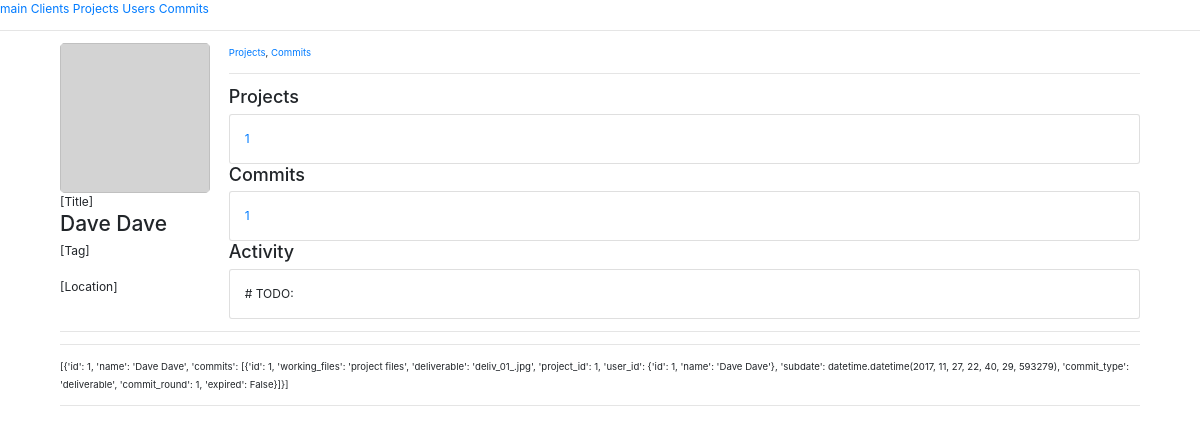
The page /user/1 on the database as committed earlier.
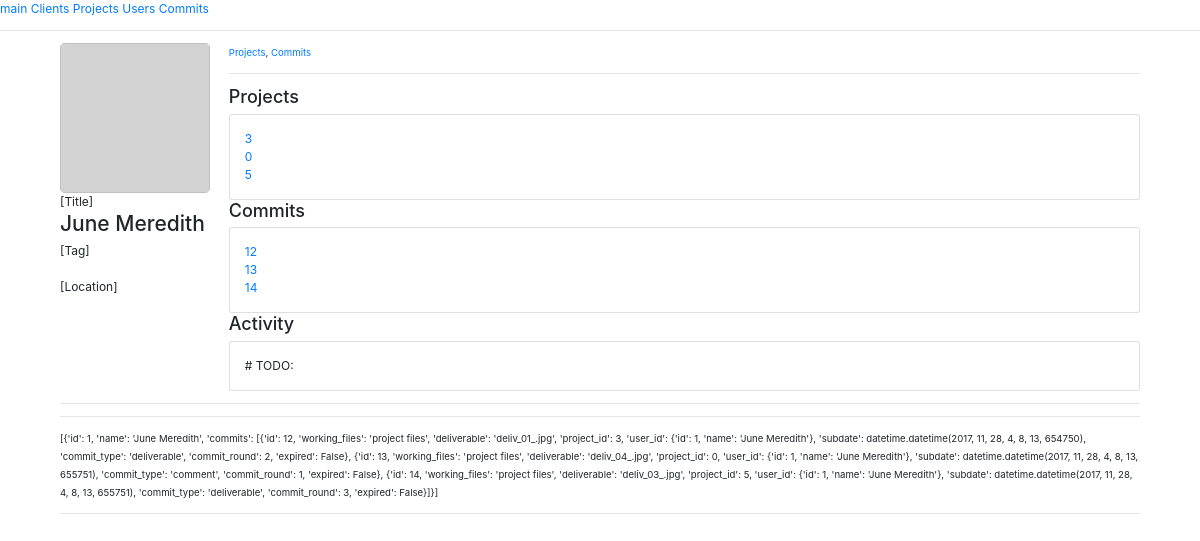
The same page on the database as committed later.
### app.py (models this page shows, shortened)
class User(db.Model):
    id = db.Column(db.Integer, primary_key=True)
    name = db.Column(db.String(80), nullable=False)
    commits = db.relationship('Commit',
        backref=db.backref('User', lazy=True))

class Commit(db.Model):
    id = db.Column(db.Integer, primary_key=True)
    working_files = db.Column(db.String)
    deliverable = db.Column(db.String)
    subdate = db.Column(db.DateTime, default=datetime.datetime.utcnow)
    commit_type = db.Column(db.String)
    commit_round = db.Column(db.Integer, default=1)
    expired = db.Column(db.Boolean, default=False)
    user_id = db.Column(db.Integer, db.ForeignKey('user.id'),
        nullable=False)
    project_id = db.Column(db.Integer, db.ForeignKey('project.id'),
        nullable=False)

### app.py (the view)
@app.route('/user/<int:id>')
def user(id):
    data = module.func.user_get(id)
    return render_template('user.html', data=data)

### module/func.py (called while the page is built)
def scheme_user(row, basic=False):
    if basic == False:
        commits = []
        for commit in row.commits:
            commits.append(scheme_commit(commit))
        return {
            'id': row.id,
            'name': row.name,
            'commits': commits
        }
    else:
        return {
            'id': row.id,
            'name': row.name
        }

def scheme_commit(row):
    user_row = app.User.query.filter_by(id=row.user_id).first()
    user = {
        'id': user_row.id,
        'name': user_row.name
    }
    return {
        'id': row.id,
        'working_files': row.working_files,
        'deliverable': row.deliverable,
        'project_id': row.project_id,
        'user_id': user,
        'subdate': row.subdate,
        'commit_type': row.commit_type,
        'commit_round': row.commit_round,
        'expired': row.expired
    }

def user_get(id):
    row = app.User.query.filter_by(id=id).first()
    if row != None:
        output = []
        x = scheme_user(row)
        output.append(x)
        return output
    return []

### templates/user.html
{% extends "base.html" %}
{% block content %}
<div style="display:flex">
    <div style="width: 200px;">
        <img style="border-radius: 5px;background-color: lightgray;width:150px; height:150px;">
        [Title]<br>
        <h3>{{data.0.name}}</h3>
        [Tag]
        <br>
        <br>
        [Location]
    </div>
    <div style="width:100%;">
        <small><a href="">Projects</a>, <a href="">Commits</a></small>
        <hr>
        <div>
            <h4>Projects</h4>
            <div class="card" style="width: 100%;">
                <div class="card-body">
                    <p class="card-text">
                       {% for commit in data.0.commits %}
                       <a href="/project/{{commit.project_id}}">{{commit.project_id}}</a><br>
                       {% endfor %}
                    </p>
                </div>
            </div>
        </div>
        <div>
            {% for column, value in data.0.items() %}
            {% if column == 'commits' %}
            {% if column|length > 0 %}
            <h4>Commits</h4>
            <div class="card" style="width: 100%;">
                <div class="card-body">
                    <p class="card-text">
                    {% for commit in value %}
                    <a href="/commit/{{commit.id}}">{{commit.id}}</a><br>
                    {% endfor %}
                    </p>
                </div>
            </div>
            {% endif %}
            {% endif %}
            {% endfor %}
        </div>
        <div>
                <h4>Activity</h4>
                <div class="card" style="width: 100%;">
                    <div class="card-body">
                        <p class="card-text">
                            # TODO:
                        </p>
                    </div>
                </div>
            </div>
    </div>
</div>
<hr>
        <hr>
        <small>{{data}}</small>
{% endblock %}

Rows that differ between the two databases and show on the page:
no longer on this page (row edited): Commit: project_id "1", id "1"
changed User: name "Dave Dave" → "June Meredith"
added Commit: project_id "3", id "12"
added Commit: project_id "0", id "13"
added Commit: project_id "5", id "14"
Other text that changed with them:
{{ data }}: "[{'id': 1, 'name': 'Dave Dave', 'commits': [{'id': 1, 'working_files': 'project files', 'deliverable': 'deliv_01_.jpg', 'project_id': 1, 'user_id': {'id': 1, 'name': 'Dave Dave'}, 'subdate': datetime.datetime(2017, 11, 27, 22, 40, 29, 593279), 'commit_type': 'deliverable', 'commit_round': 1, 'expired': False}]}]" → "[{'id': 1, 'name': 'June Meredith', 'commits': [{'id': 12, 'working_files': 'project files', 'deliverable': 'deliv_01_.jpg', 'project_id': 3, 'user_id': {'id': 1, 'name': 'June Meredith'}, 'subdate': datetime.datetime(2017, 11, 28, 4, 8, 13, 654750), 'commit_type': 'deliverable', 'commit_round': 2, 'expired': False}, {'id': 13, 'working_files': 'project files', 'deliverable': 'deliv_04_.jpg', 'project_id': 0, 'user_id': {'id': 1, 'name': 'June Meredith'}, 'subdate': datetime.datetime(2017, 11, 28, 4, 8, 13, 655751), 'commit_type': 'comment', 'commit_round': 1, 'expired': False}, {'id': 14, 'working_files': 'project files', 'deliverable': 'deliv_03_.jpg', 'project_id': 5, 'user_id': {'id':…"
